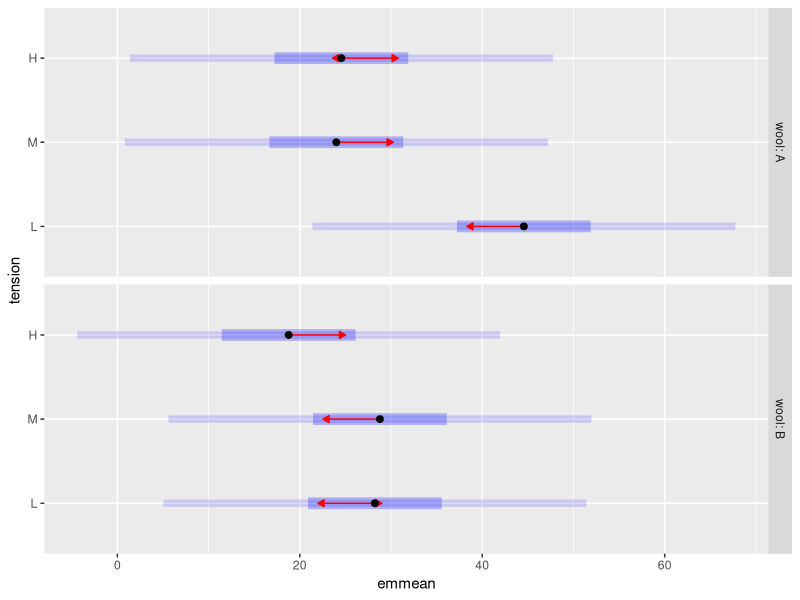
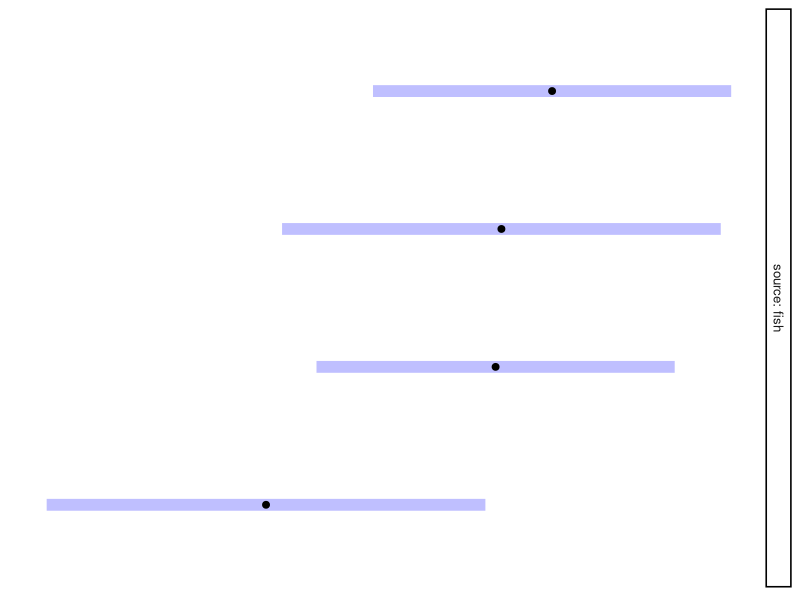
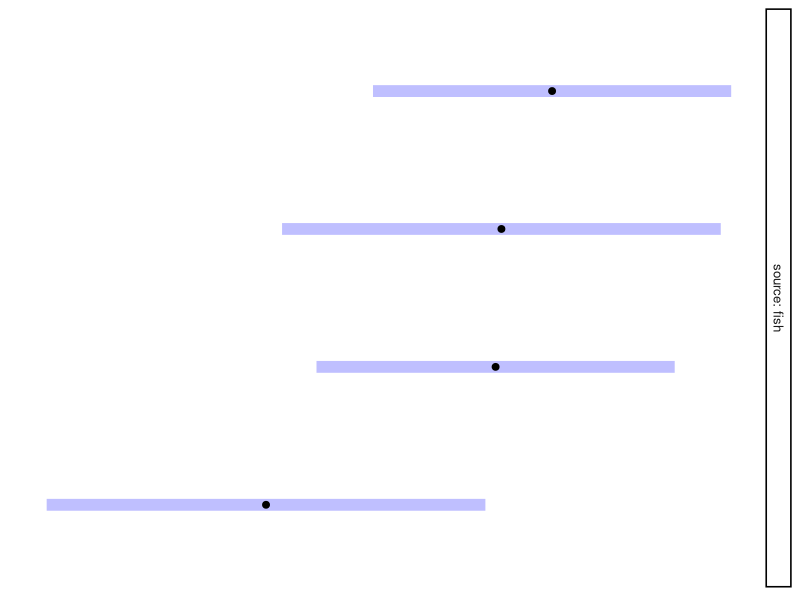

Recreate these plots in R, in order.

library(emmeans); library(ggplot2); library(ggpubr)

warp.lm <- lm(breaks ~ wool * tension, data = warpbreaks)
warp.emm <- emmeans(warp.lm, ~ tension | wool)
plot(warp.emm, PIs = TRUE, comparisons = TRUE)


pigs.lm <- lm(log(conc + 2) ~ source * factor(percent), data = pigs)
pigs.emm <- emmeans(pigs.lm, ~ percent | source, at = list(source = "fish"))
plot(pigs.emm, type = "scale", breaks = seq(20, 100, by = 10),
     facetlab = "label_value") +
  theme_void() + 
  theme_transparent() +  
  theme(legend.position="none")

ggsave("images/logo_plot.png", width = 4.6, height = 4)
